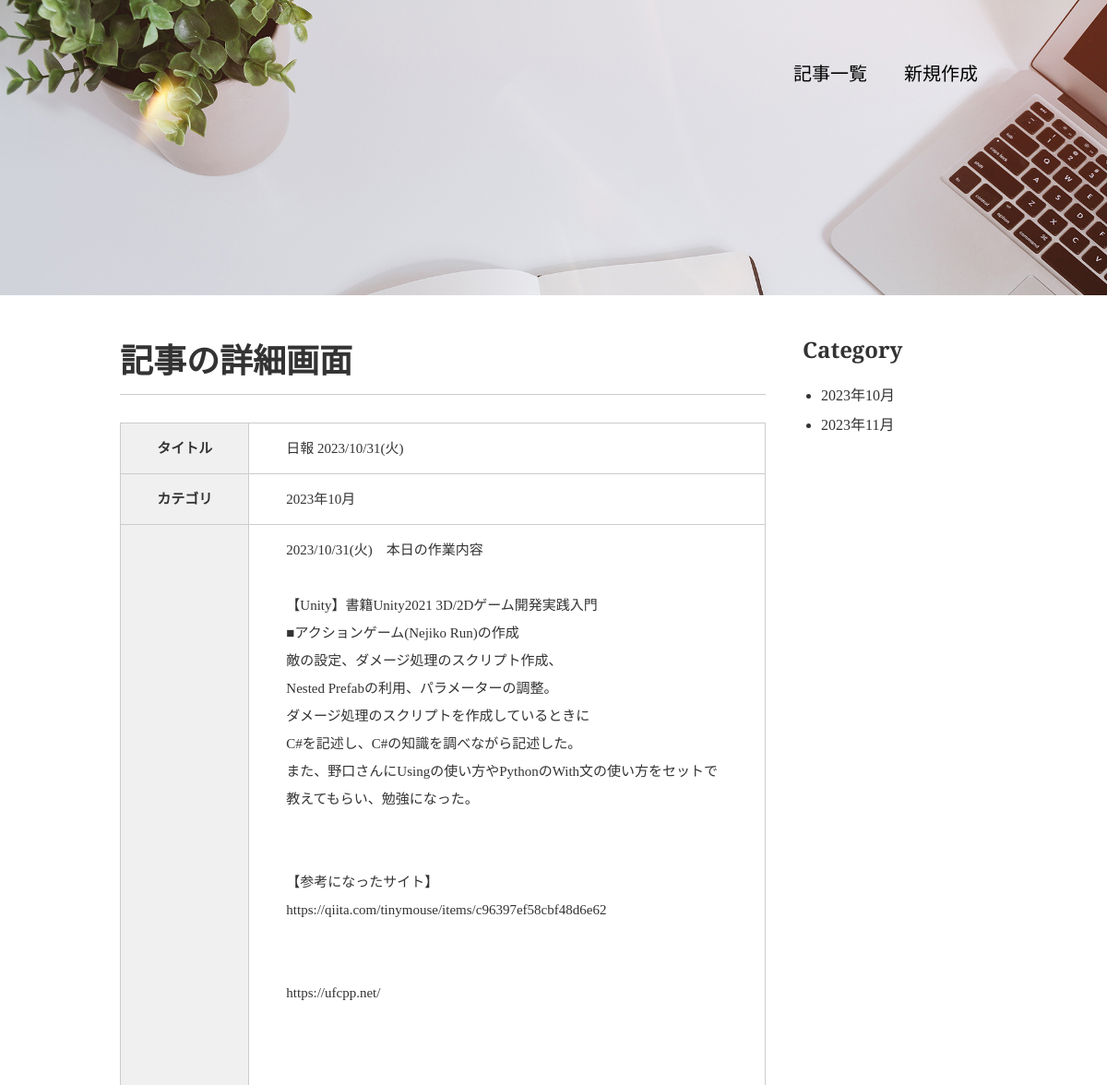
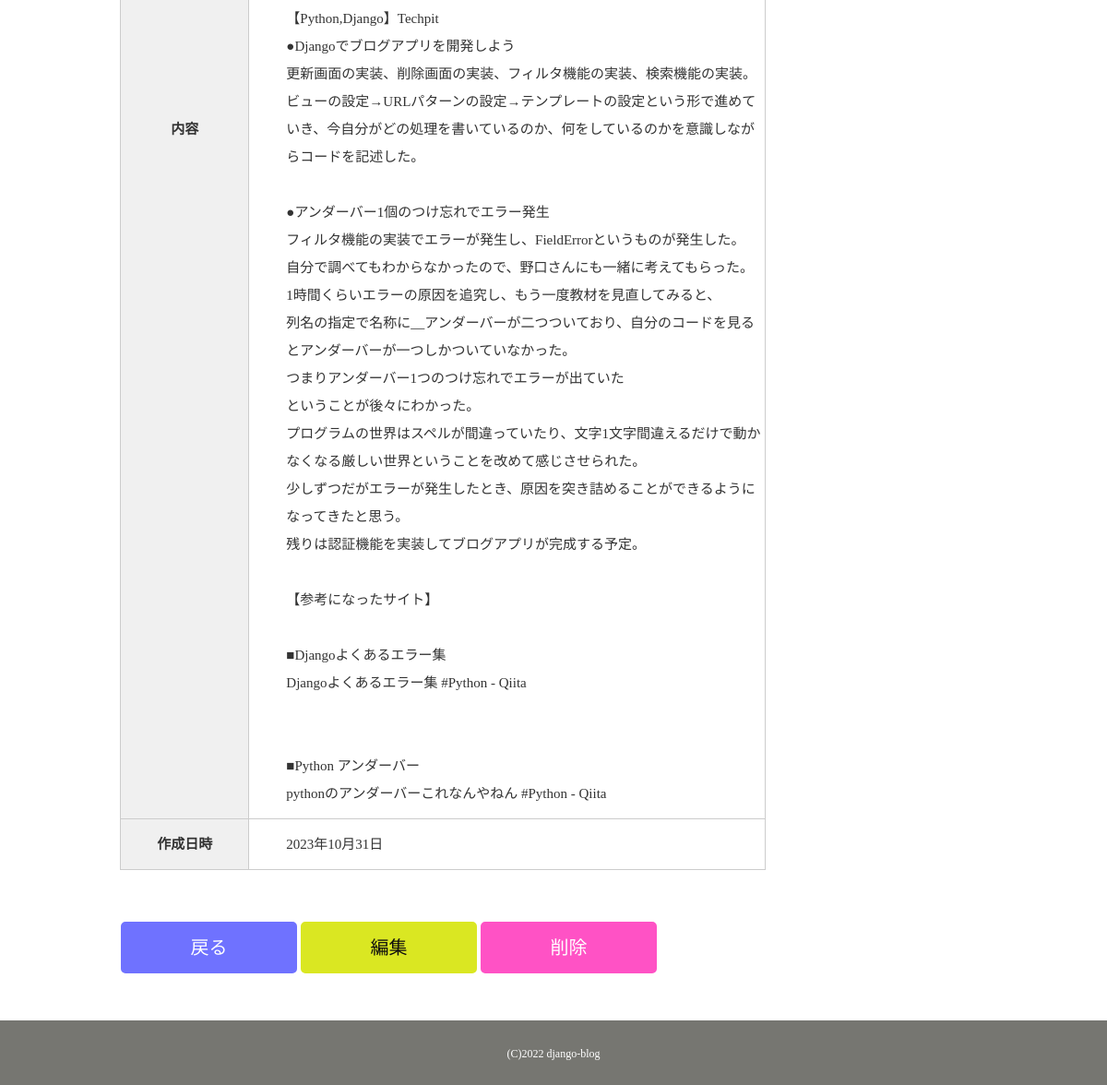
/detail/10/, run on the app's committed database (2 pictures, top to bottom).
### blog/models.py (models this page shows, shortened)
class Blog(models.Model):
    class Meta:
        db_table ="blog"
        verbose_name ="ブログ記事"
        verbose_name_plural ="ブログ記事"
    title = models.CharField(verbose_name ="タイトル", max_length=100)
    content = models.TextField(verbose_name ="内容")
    postdate = models.DateField(verbose_name ="投稿日", auto_now_add=True)
    category = models.ForeignKey(Category, on_delete = models.PROTECT,verbose_name ="カテゴリ")

class Category(models.Model):
    class Meta:
        db_table = "category"
        verbose_name ="カテゴリ名"
        verbose_name_plural ="カテゴリ名"
    category_name = models.CharField(verbose_name ="カテゴリ名",max_length=100, unique=True)
    category_image = models.ImageField(verbose_name="カテゴリ画像", upload_to="images/")
    def __str__(self):
        return self.category_name

### blog/views.py (the view)
# urls.py: path('detail/<int:pk>/', BlogDetailView.as_view(), name="detail"),
class BlogDetailView(DetailView):
    model = Blog
    template_name = 'blog/blog_detail.html'
    def get_context_data(self, **kwargs):
        context = super(BlogDetailView, self).get_context_data(**kwargs)
        context['category_list'] = Category.objects.all()
        return context

### templates/blog/blog_detail.html
{% extends './base.html' %}
{% block contents %}
<div id="wrap" class="clearfix">
    <div class="content">
        <div class="main">
            <section class="career">
                <h1>記事の詳細画面</h1>
                <table>
                    <tr>
                        <th>タイトル</th>
                        <td>{{ object.title }}
                        </td>
                    </tr>
                    <tr>
                        <th>カテゴリ</th>
                        <td> {{ object.category }}</td>
                    </tr>
                    <tr>
                        <th>内容</th>
                        <td>{{ object.content|linebreaksbr }}
                        </td>
                    </tr>
                    <tr>
                        <th>作成日時</th>
                        <td>{{ object.postdate }}
                        </td>
                    </tr>
                </table>
            </section>
            <table>
                <tr>
                    <td>
                        <p class="btn"><a href="{% url 'blog:blog_list' %}">戻る</a>
                    </td>
                    <td>
                        <td><p class="btn-edit"><a href="{% url 'blog:edit' object.pk %}">編集</a></td>
                    </td>
                    <td>
                        <td><p class="btn-delete"><a href="{% url 'blog:delete' object.pk %}">削除</a></td>
                    </td>
                </tr>
            </table>
        </div>
        {% include 'blog/widgets/side_category.html' %}
    </div>
</div>
{% endblock %}

### templates/blog/widgets/side_category.html
<aside class="sidebar">
    <h2>Category</h2>
    <ul>
        {% for category in category_list %}
        <li><a href="{% url 'blog:category' category.category_name %}">{{category.category_name}}</a></li>
        {% endfor %}
    </ul>
</aside>

### blog/static/css/style.css (style rules this page uses)
body { margin: 0; padding: 0; background-color: #cccccc; color: #333333; font-size: 15px; line-height: 2; }
p,h1,h2,h3,h4,h5,h6 { margin-top: 0; }
ul { margin: 0; padding: 0; }
a { color: #3583aa; text-decoration: none; }
#wrap { clear: both; background-color: #ffffff; margin-top: 220px; padding: 35px 0; }
.content { width: 960px; margin: 0 auto; }
.btn a { background-color: #6f72ff; color: #ffffff; font-size: 20px; font-family: 'Bitter', serif; width: 185px; display: block; text-align: center; line-height: 50px; margin-top: 20px; border-radius: 5px; border: 3px solid #6f72ff; }
.btn-delete a { background-color: #ff52c5; color: #ffffff; font-size: 20px; font-family: 'Bitter', serif; width: 185px; display: block; text-align: center; line-height: 50px; margin-top: 20px; border-radius: 5px; border: 3px solid #ff52c5; }
.btn-edit a { background-color: #dae722; color: #0f0e0e; font-size: 20px; font-family: 'Bitter', serif; width: 185px; display: block; text-align: center; line-height: 50px; margin-top: 20px; border-radius: 5px; border: 3px solid #dae722; }
h1 { font-family: 'Bitter', serif; font-size: 36px; border-bottom: 1px solid #cccccc; }
h2 { font-family: 'Bitter', serif; font-size: 24px; }
.clearfix:after { content: ""; display: block; clear: both; }
section { margin-bottom: 35px; }
#portfolio .career th { width: 240px; background-color: #f0f0f0; padding: 12px 0; border: 1px solid #cccccc; }
#portfolio .career td { width: 660px; padding: 12px 0 12px 40px; border: 1px solid #cccccc; }
table { border-spacing: 0; border-collapse: collapse; }
#portfolio { background-image: url(../images/home-bg.jpg); background-repeat: no-repeat; background-position: center top; background-attachment: fixed; background-size: 100% auto; }
.main { width: 700px; margin: 0 10px; float: left; }
.sidebar { width: 200px; margin: 0 10px 0 30px; float: right; font-family: 'Bitter', serif; }
.sidebar h2 { margin-bottom: 10px; }
.sidebar ul { font-size: 16px; margin-left: 20px; }
.sidebar ul a { color: #333333; }

### data on the page
Blog: title "日報 2023/10/31(火)", category "2023年10月", content "2023/10/31(火) 本日の作業内容 【Unity】書籍Unity2021 3D/2Dゲーム開発実践入門 ■アクションゲーム(Nejiko Run)の作成 敵の設定、ダメージ処理のスクリプト作成、 Nested Prefabの利用、パラメーターの調整。 ダメージ処理のスクリプトを作成しているときに C#を記述し、C#の知識を調べながら記述した。 また、野口さんにUsingの使い方やPythonのWith文の使い方をセットで 教えてもらい、勉強になった。 【参考になったサイト】 https://qiita.com/tinymouse/items/c96397ef58cbf48d6e62 https://ufcpp.net/ 【Python,Django】Techpit ●Djangoでブログアプリを開発しよう 更新画面の実装、削除画面の実装、フィルタ機能の実装、検索機能の実装。 ビューの設定→URLパターンの設定→テンプレートの設定という形で進めていき、今自分がどの処理を書いているのか、何をしているのかを意識しながらコードを記述した。 ●アンダーバー1個のつけ忘れでエラー発生 フィルタ機能の実装でエラーが発生し、FieldErrorというものが発生した。 自分で調べてもわからなかったので、野口さんにも一緒に考えてもらった。 1時間くらいエラーの原因を追究し、もう一度教材を見直してみると、 列名の指定で名称に__アンダーバーが二つついており、自分のコードを見るとアンダーバーが一つしかついていなかった。 つまりアンダーバー1つのつけ忘れでエラーが出ていた…", postdate "2023年10月31日"
Category: category_name "2023年10月"
Category: category_name "2023年11月"
